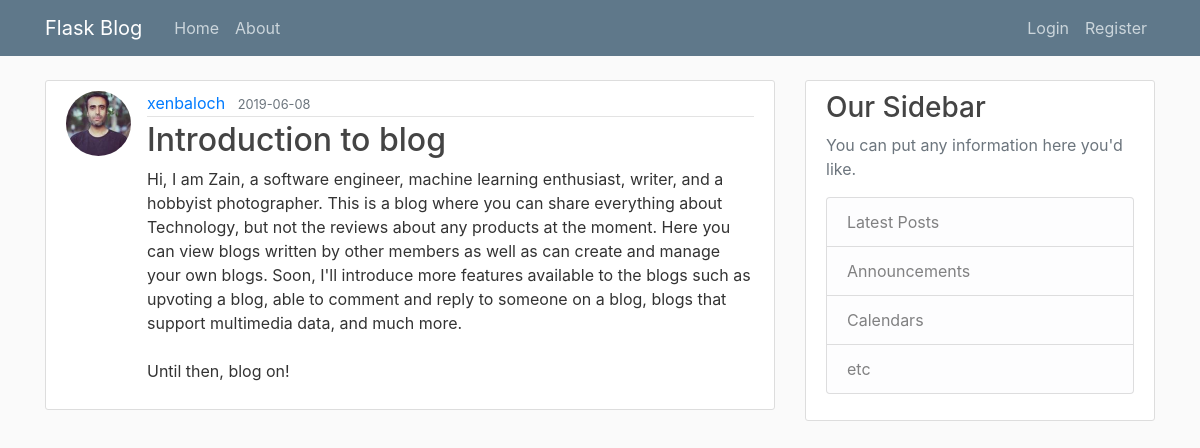
/post/1, run on the app's committed database.
### Flask/models.py (models this page shows, shortened)
class User(db.Model, UserMixin):
    id = db.Column(db.Integer, primary_key=True)
    username = db.Column(db.String(20), unique=True, nullable=False)
    email = db.Column(db.String(120), unique=True, nullable=False)
    image_file = db.Column(db.String(20), nullable=False, default='default.jpg')
    password = db.Column(db.String(60), nullable=False)
    posts = db.relationship('Post', backref='author', lazy=True)

class Post(db.Model):
    id = db.Column(db.Integer, primary_key=True)
    title = db.Column(db.String(100), nullable=False)
    date_posted = db.Column(db.DateTime, nullable=False, default=datetime.utcnow)
    content = db.Column(db.Text, nullable=False)
    user_id = db.Column(db.Integer, db.ForeignKey('user.id'), nullable=False)

### Flask/routes.py (the view)
@app.route("/post/<int:post_id>")
def post(post_id):
    post = Post.query.get_or_404(post_id)
    return render_template('post.html', title=post.title, post=post)

### Flask/templates/post.html (shortened to what this page needs)
{% extends "layout.html" %}
{% block content %}
    <article class="media content-section">
        <img class="rounded-circle article-img" src="{{ url_for('static',
           filename='profile_pics/' + post.author.image_file) }}">
        <div class="media-body">
            <div class="article-metadata">
                <a class="mr-2" href="{{ url_for('user_posts', username=post.author.username) }}">{{ post.author.username }}</a>
                <small class="text-muted">{{ post.date_posted.strftime('%Y-%m-%d') }}</small>
            </div>
            <h2 class="article-title">{{ post.title }}</h2>
            <p class="article-content">{{ post.content }}</p>
        </div>
    </article>
{% endblock content %}

### Flask/static/main.css (style rules this page uses)
body { background: #fafafa; color: #333333; margin-top: 5rem; }
h1, h2, h3, h4, h5, h6 { color: #444444; }
.content-section { background: #ffffff; padding: 10px 20px; border: 1px solid #dddddd; border-radius: 3px; margin-bottom: 20px; }
.article-title { color: #444444; }
.article-content { white-space: pre-line; }
.article-img { height: 65px; width: 65px; margin-right: 16px; }
.article-metadata { padding-bottom: 1px; margin-bottom: 4px; border-bottom: 1px solid #e3e3e3 }

### data on the page
User: image_file (picture), author.username "xenbaloch"
Post: date_posted "2019-06-08", title "Introduction to blog", content "Hi, I am Zain, a software engineer, machine learning enthusiast, writer, and a hobbyist photographer. This is a blog where you can share everything about Technology, but not the reviews about any products at the moment. Here you can view blogs written by other members as well as can create and manage your own blogs. Soon, I'll introduce more features available to the blogs such as upvoting a blog, able to comment and reply to someone on a blog, blogs that support multimedia data, and much more. Until then, blog on!"
